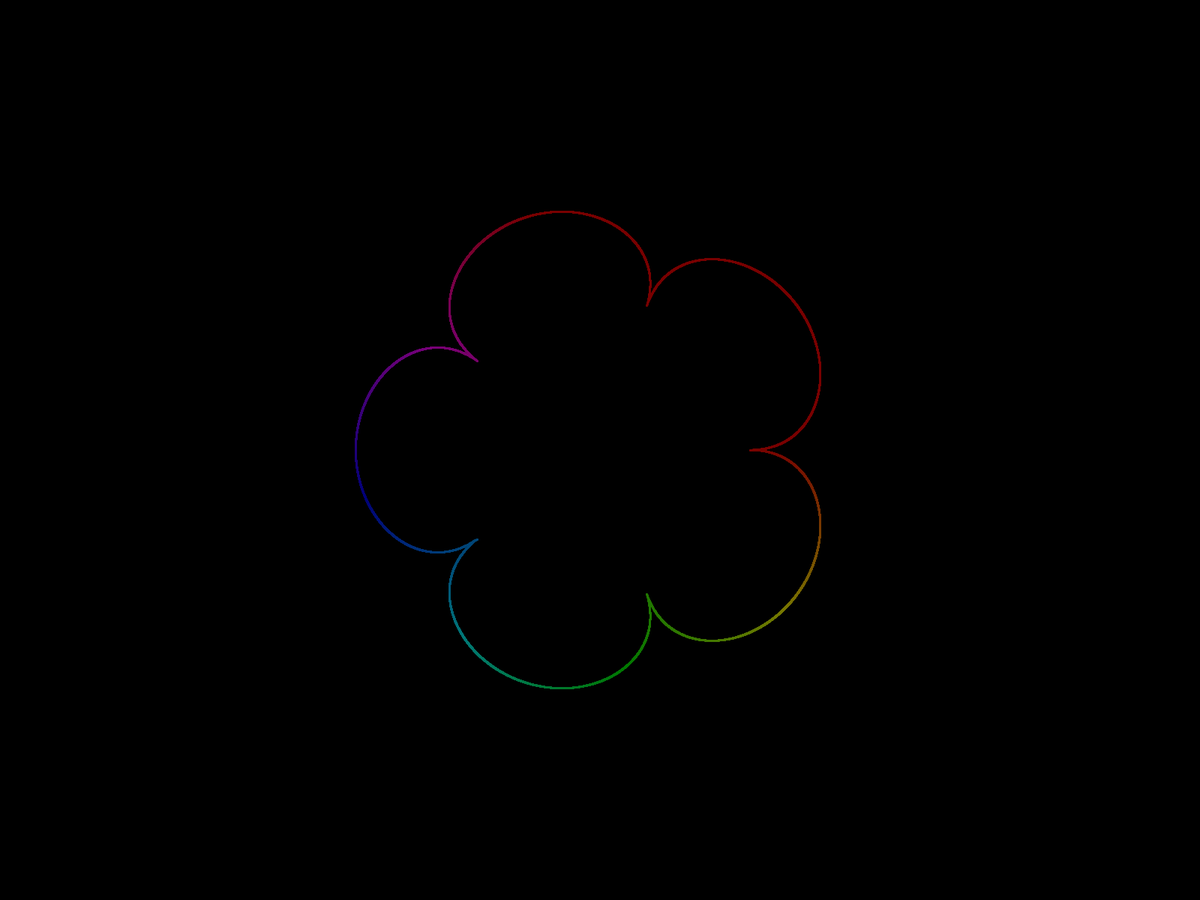
Frame 1 (no input)
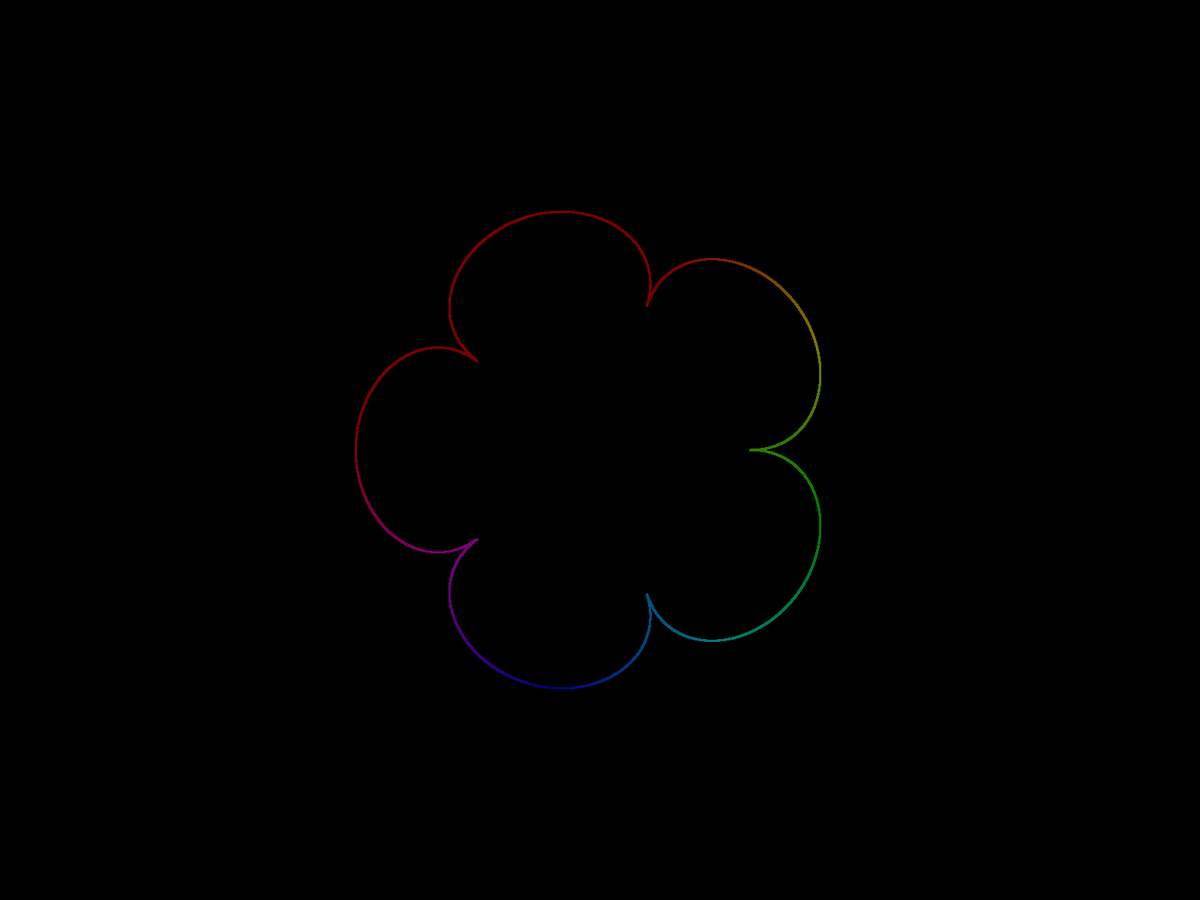
Frame 60 (the mouse pressed at the canvas centre just before this capture)
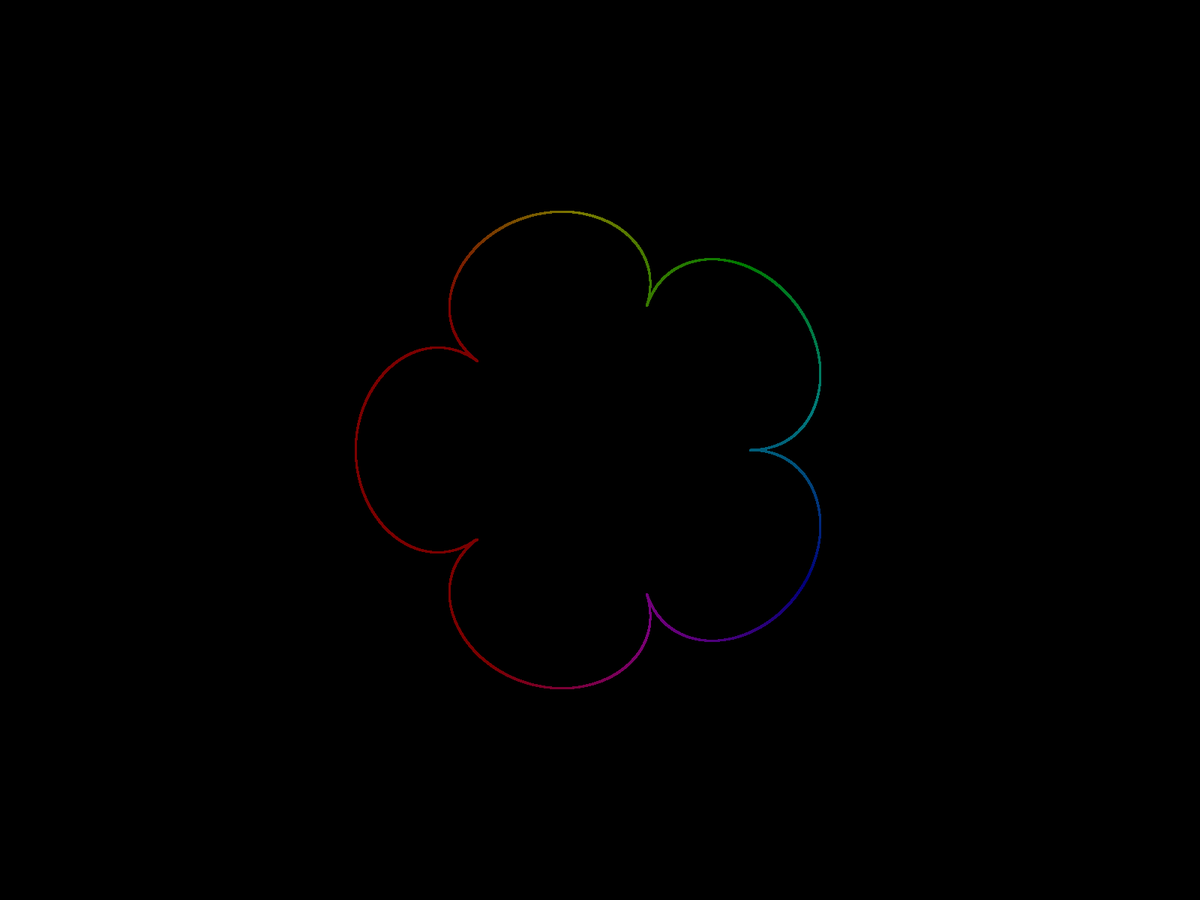
Frame 120 (the mouse held since frame 60 and released just before this capture)

The Processing sketch that drew these frames (run headless with seeded random() and noise(); from frame 60 on, the mouse is pressed at the canvas centre):

// Processing sketch: Flower
// ── Flower.pde
PVector radToCart(float r, float phi) {
  return new PVector(r*cos(phi),r*sin(phi));
}

float val1() {
  return (float)mouseX/ (float)width;
}

float val2() {
  return (float)mouseY/ (float)height;
}

float getCircleVal(float x, float er, float highCount) {
  float r = PI*er/highCount;
  return sqrt( pow(r,2) - pow((x*2*r*highCount/(2*PI))%(r*2)-r,2) );
}

PVector getPos(float phi, float t, PVector center) {
  PVector temp = new PVector(center.x, center.y);
  
  //float r = 240 * sin(phi) + 20 * sin(16*phi + t) + 40;
  //float r = 40 * sin(8*phi + t) + 300;
  float rExt = 200;
  float r = rExt;
  //r += tan(phi*4-PI/2);
  r += getCircleVal(phi,rExt,5);
  //r += getCircleVal(phi,rExt,(int)(100*val1()));
  //r += 40 * sin(36*phi + t);
  //r += 170 * sin(8*phi + t/8.0) - 170; 
  //r += 120 * sin(phi + 0.2*t + 1);
  //float r2 = sin(phi/6.0);
  //temp.add(radToCart(r ,  -phi*2 +0.4*t));
  temp.add(radToCart(r,phi));
  return temp;
}

float phi, t;
PVector center, temp, oTemp;

void setup() { 
  fullScreen();
  background(0);
  colorMode(HSB);
  
  t = 0;
  phi = 0;
  
  center = new PVector(width/2,height/2);
  oTemp = getPos(phi, t, center);
}


void draw() {
  noStroke();
  fill(0,0,0,10);
  rect(0,0,width,height);
  strokeWeight(3);
  
  t+=0.02;
  for (phi = 0; phi<PI*2; phi += 0.0005) {
    temp = getPos(phi, t, center);
    float tempColor = phi + t;
    tempColor %= 2*PI;
    tempColor *= 360.0/(2*PI);
    stroke(tempColor,255,sin(t*0.01)*100+120);
    line(temp.x,temp.y,oTemp.x,oTemp.y);
    oTemp = temp;
  }
}
